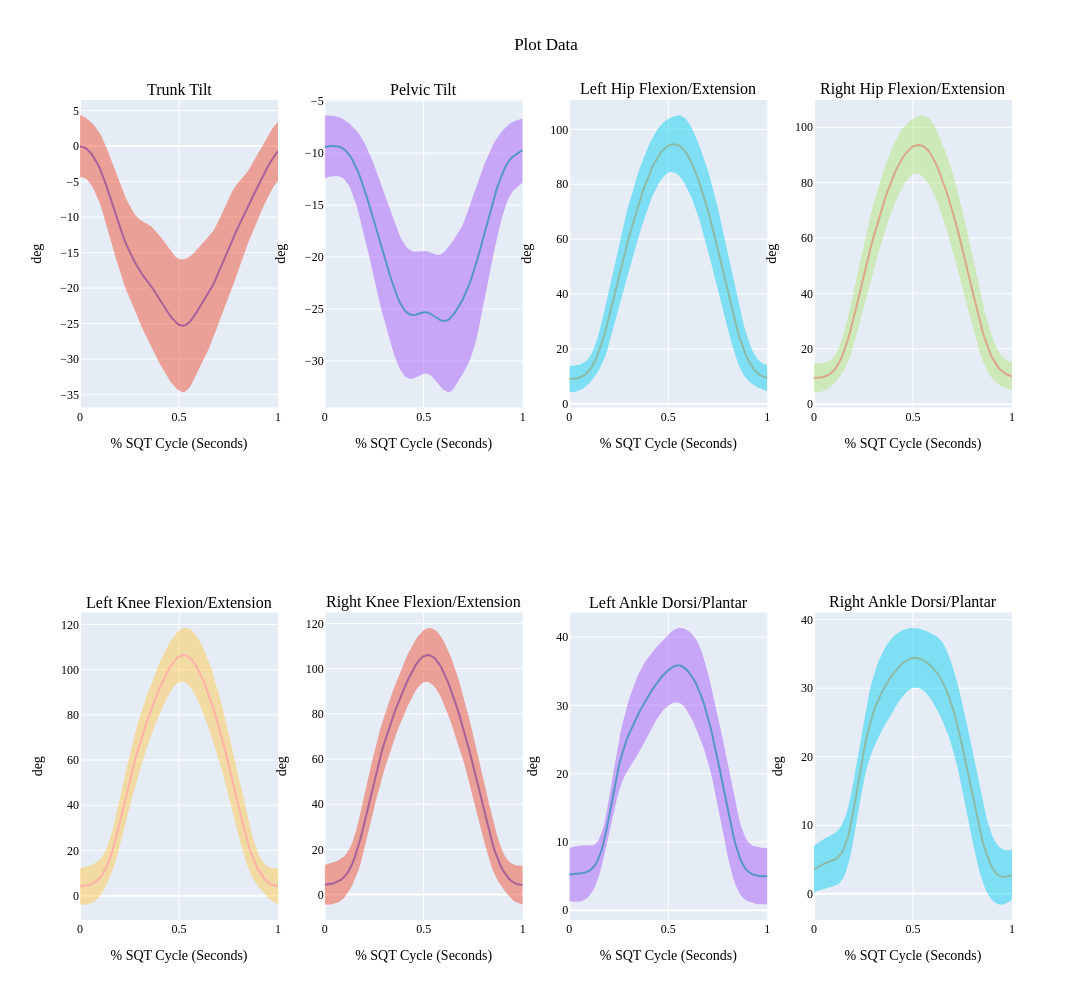
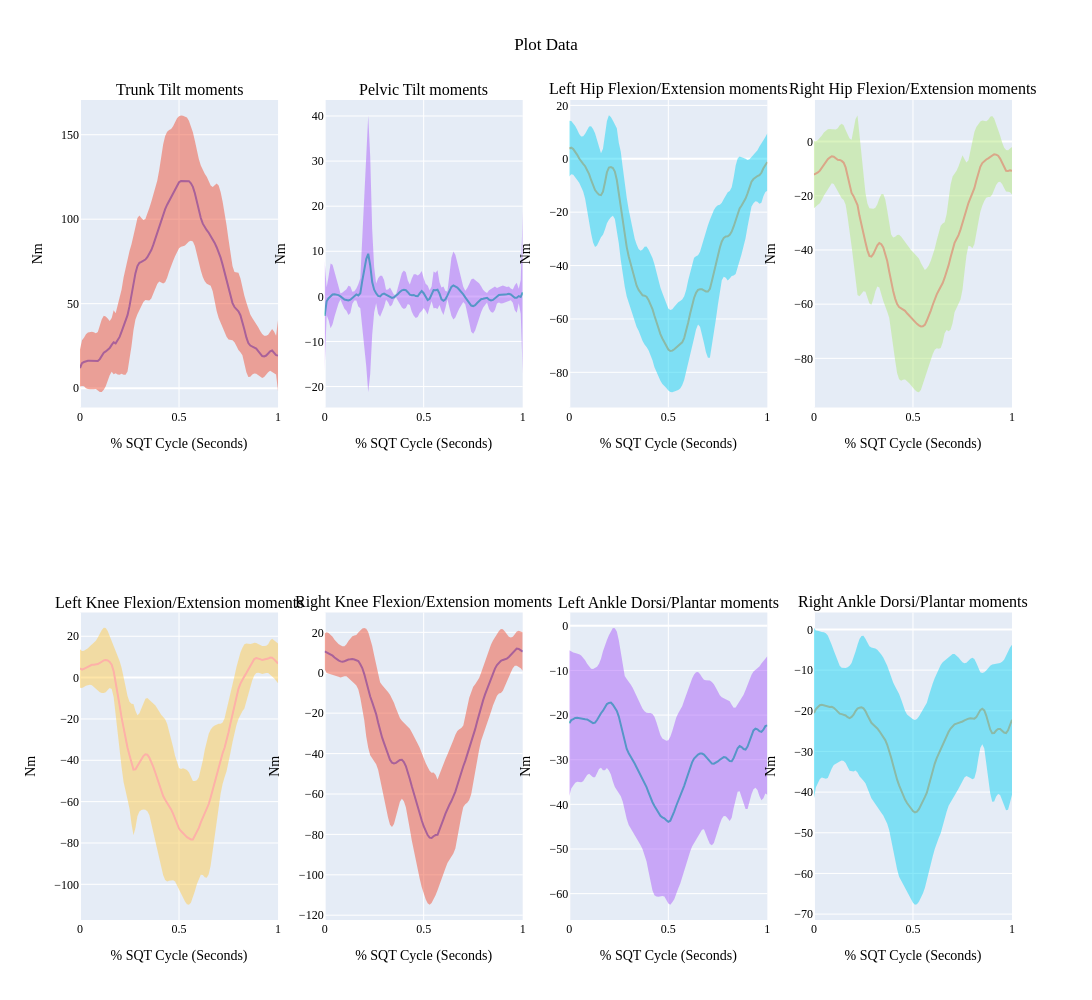
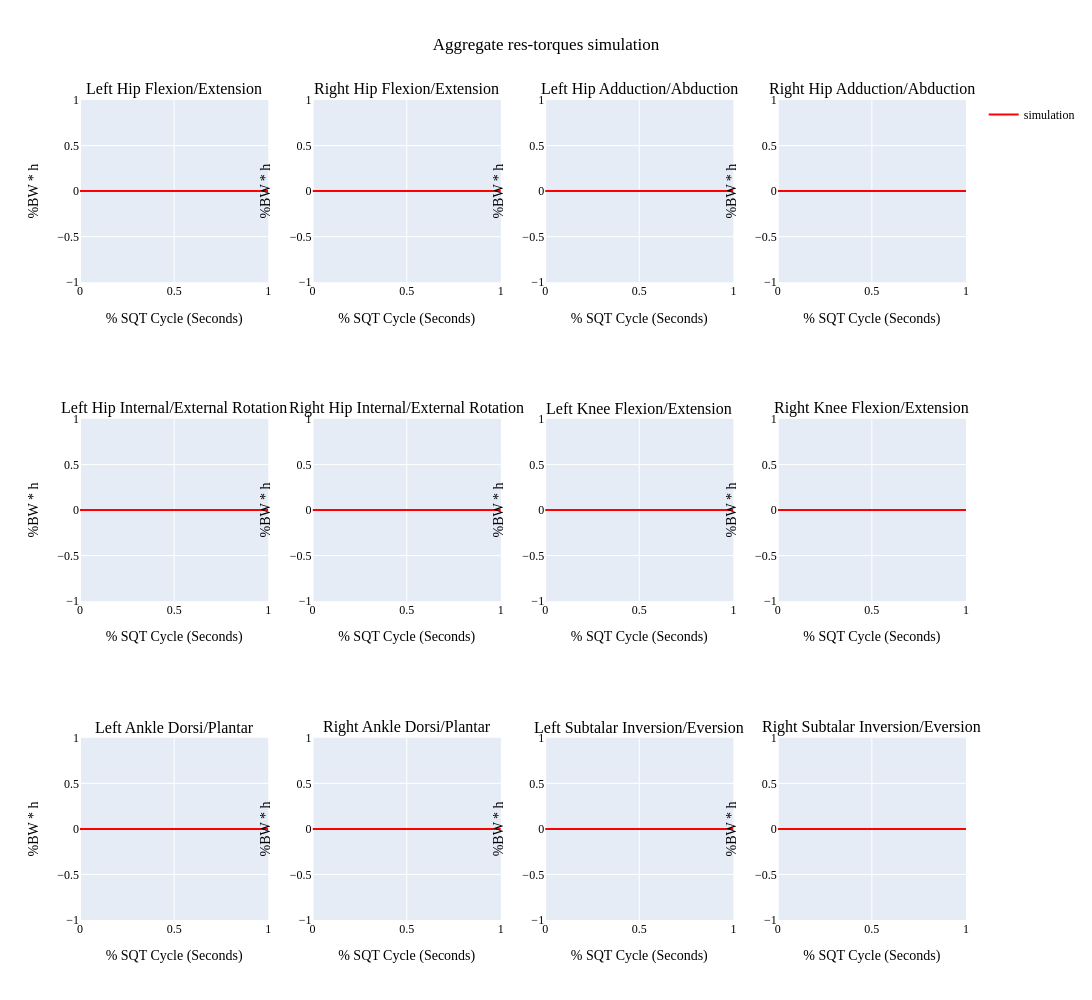

Notebook code cell kept with these figures, in order:
### Code cell
mcs_scores
plot_data.keys()

assert plot_headers is not None, "Something went wrong. Headers should not be None"

from matplotlib.pyplot import plot


def plot_data_distribution(headers,plot_data_mean,plot_data_std,surrogates=[],title_text="Plot Data",data_type="kinematics",num_cols=4, visualize=False): 
    
    # assert plot_data.shape[-1] == 101, "Length of data should be 101"
    num_rows = int(np.ceil(len(headers)/num_cols))


    if data_type == 'kinematics' or data_type == 'kinetics':
        fig = make_subplots(rows=num_rows, cols=num_cols, subplot_titles=[ plot_names_mapping[header] + ( ' moments' if data_type == 'kinetics' else '' )  for header in headers]) 
    elif  'muscle_activations' in data_type:
        fig = make_subplots(rows=num_rows, cols=num_cols, subplot_titles=[plot_muscle_activations_mapping[header] for header in headers])
    elif 'res-torques' == data_type:
        fig = make_subplots(rows=num_rows, cols=num_cols, subplot_titles=[plot_torque_name_mapping[header] for header in headers])
    else: 
        raise ValueError("Invalid data type. Should be either kinematics or kinetics or muscle_activations")


    # Colors for left and right sides

    # Store colors for simulation and every surrogate 
    colors = {'simulation': 'rgba(0, 255, 0, 1.0)'} # Green
    for exp_ind, surrogate_name in enumerate(surrogates):
        if exp_ind == len(surrogates)-1:
            colors[surrogate_name] = 'rgba(255, 0, 0, 1.0)' # red
        if surrogate_name not in colors:
            color = (255*np.random.random(3)).astype(int)
            color = 'rgb('+','.join([str(c) for c in color])+')'
            colors[surrogate_name] = color    
            colors[surrogate_name] = 'rgba(0, 0, 255, 1.0)' # blue   


    # Create each subplot
    for i, header in enumerate(headers):
        row = i // num_cols + 1
        col = i % num_cols + 1
        
        if i >= len(headers): 
            break
        

        if 'muscle_activations' in data_type:
            title = plot_muscle_activations_mapping[header]
        elif data_type == 'kinematics' or data_type == 'kinetics':
            title = plot_names_mapping[header]
        elif 'res-torques' == data_type:
            title = plot_torque_name_mapping[header]
        else:
            raise ValueError("Invalid data type. Should be either kinematics or kinetics or muscle_activations")

        # Plot every kinematics data

        if data_type == 'kinematics' or data_type == 'kinetics' or 'muscle_activations' in data_type:
            x = np.linspace(0,1,num=plot_data_mean[i].shape[-1])
            fig.add_trace(go.Scatter
                            (x=x, y=plot_data_mean[i], showlegend=False, name=f'{title}'), row=row, col=col)
            fig.add_trace(go.Scatter
                            (x=list(x) + list(x)[::-1], 
                            y=list(plot_data_mean[i] + np.array(plot_data_std[i])) + list(np.array(plot_data_mean[i]) - np.array(plot_data_std[i]))[::-1] ,
                            mode='lines', line=dict(width=0), name=f'{title} Bounds', showlegend=False, fill='toself',hoverinfo="skip",),
                            row=row, col=col)
        elif 'res-torques' == data_type:
            for surrogate_exp in surrogates:    
                print(surrogate_exp)
                plot_surrogate_mean = plot_data_mean[surrogate_exp] 
                plot_surrogate_std = plot_data_std[surrogate_exp] 
                x = np.linspace(0,1,num=plot_surrogate_mean[i].shape[-1])
                fig.add_trace(go.Scatter(x=x, y=plot_surrogate_mean[i], showlegend=(i==0), name=f'{surrogate_exp}',line=dict(color=colors[surrogate_exp]), legendgroup=surrogate_exp), row=row, col=col)
                fig.add_trace(go.Scatter(x=list(x) + list(x)[::-1], 
                                            y=list(plot_surrogate_mean[i] + np.array(plot_surrogate_std[i])) + list(np.array(plot_surrogate_mean[i]) - np.array(plot_surrogate_std[i]))[::-1] ,
                                                mode='lines', line=dict(width=0), name=f'{title} Bounds', showlegend=False, 
                                                fill='toself', fillcolor=colors[surrogate_exp].replace('1.0','0.2'),
                                                hoverinfo="skip",legendgroup=surrogate_exp),
                row=row, col=col)

        # Update y-axis label
        if data_type == 'kinematics':
            fig.update_yaxes(title_text='deg', row=row, col=col)
        elif data_type == 'kinetics':
            fig.update_yaxes(title_text='Nm', row=row, col=col)
        elif 'muscle_activations' in data_type: 
            fig.update_yaxes(title_text='0-1', row=row, col=col)
        elif 'res-torques' == data_type:
            fig.update_yaxes(title_text='%BW * h', row=row, col=col)
        fig.update_xaxes(title_text='% SQT Cycle (Seconds)', row=row, col=col)

    

    # Update layout
    # plot_height = 1800 if 'muscle_activations' in data_type else 1000
    fig.update_layout(height=1000, width=2000,
                        showlegend=True,  title_x=0.5,
                        title_text=title_text,
                        font_family="Times New Roman",
                        font_color="black",
                        title_font_family="Times New Roman",
                        title_font_color="black")

    # Show the figure
    if visualize:
        fig.show()
    
    return fig

for k in aggregate_data:
    if k == 'kinematics' or k == 'kinetics':
        fig = plot_data_distribution(plot_headers, aggregate_data[k]['mean'],aggregate_data[k]['std'], f"Aggregate {k} Data",data_type=k)
        plotly.io.write_image(fig, os.path.join(pdf_dir, f'all_subject-{k}-{"test" if isMCS else "train"}.pdf'), format='pdf')
        fig.show()
    elif 'muscle_activations' in k:
        mc_page_index = int(k.split('-')[-1])
        for muscle_activation_name in aggregate_data[k]:
            fig = plot_data_distribution(plot_muscle_activations_mapping_pages[mc_page_index], aggregate_data[k][muscle_activation_name]['mean'],aggregate_data[k][muscle_activation_name]['std'], f"Aggregate {k} {muscle_activation_name} ",data_type=k)
            plotly.io.write_image(fig, os.path.join(pdf_dir, f'all_subject-{k}-{"test" if isMCS else "train"}-{muscle_activations}.pdf'), format='pdf')

    elif 'res-torques' == k:
        plot_data_mean_dict = {}
        plot_data_std_dict = {}
        for surrogate in aggregate_data[k].keys():
            plot_data_mean_dict[surrogate] = aggregate_data[k][surrogate]['mean']
            plot_data_std_dict[surrogate] = aggregate_data[k][surrogate]['std']

        fig = plot_data_distribution(list(plot_torque_name_mapping.keys()), plot_data_mean_dict,plot_data_std_dict, title_text=f"Aggregate {k} {surrogate}",data_type=k, surrogates=list(aggregate_data[k].keys()))
        plotly.io.write_image(fig, os.path.join(pdf_dir, f'all_subject-{k}-{"test" if isMCS else "train"}-{surrogate}.pdf'), format='pdf')
    else: 
        raise ValueError(f"Unknown plotting variable:{k}")
